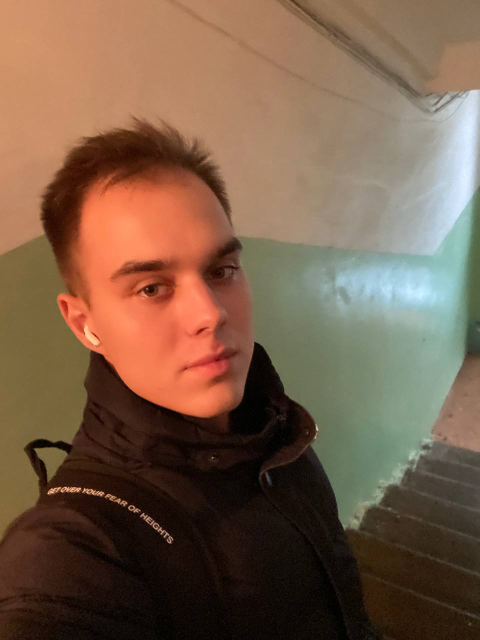
#> input picture Python/OpenCV/image1.jpeg, 959 x 1280 px (shown at 1/2 size)
$ python video.py
#> lines starting #> are read from the running program, lines starting #| are printed output that depends on the picture; after the words box and inside, x2 and y2 are one past the last pixel; in counts of white or black regions, pixels touching at a corner belong together
import cv2

face_cascades = cv2.CascadeClassifier(cv2.data.haarcascades + 'haarcascade_frontalface_default.xml')
# файл выше уже есть в библиотеке, так что скачивать его не надо

img = cv2.imread('image1.jpeg')
#> img is the input picture: shape (1280, 959, 3); mean B, G, R 73.1, 93.7, 120.7
img = cv2.resize(img, (500, 500))
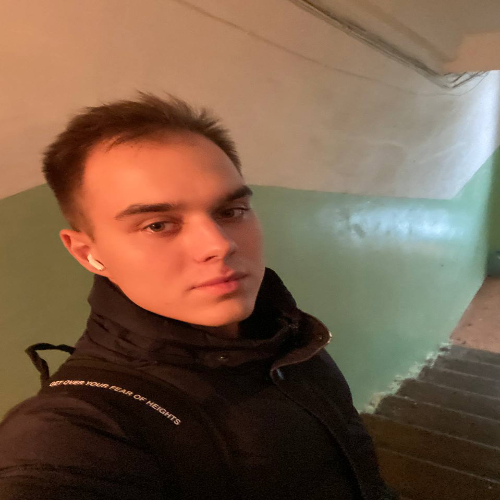
#> img: shape (500, 500, 3); mean B, G, R 73.1, 93.6, 120.6
img_gray = cv2.cvtColor(img, cv2.COLOR_BGR2GRAY)  # с серым фото нейронка работает лучше
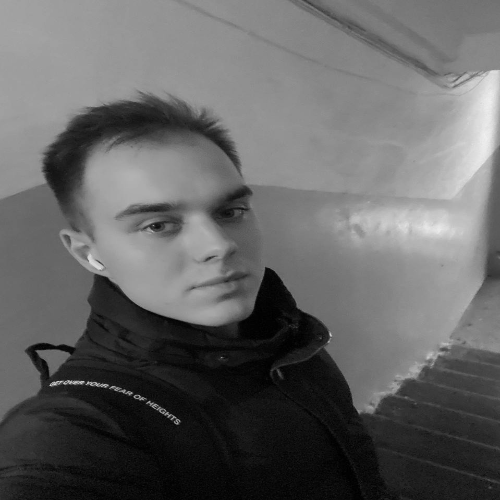
#> img_gray: shape (500, 500); min 0, max 241, mean 99.4

faces = face_cascades.detectMultiScale(img_gray)
#> faces = [[104, 145, 181, 181]]
print(faces)  # выводит предполагаемое место лица на фото
#| [[104 145 181 181]]

for (x, y, w, h) in faces:  # перебираем отдельно x, y, высоту и ширину
    cv2.rectangle(img_gray, (x, y), (x + w, y + h), (0, 0, 255), 2)
#> this loop made 1 pass
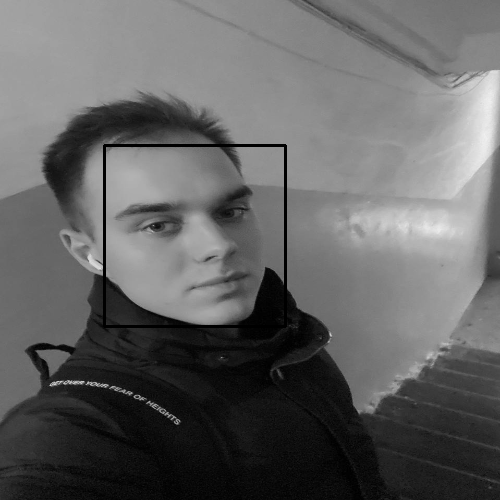
#> img_gray: shape (500, 500); 0.87% of pixels changed, all inside (x1, y1, x2, y2) = (103, 144, 287, 328)
    # выводим красный прямоугольник по лицу
    # в функцию передаём изначальное фото, координаты начала, координаты рамки, цвет рамки по коду, толщину рамки


cv2.imshow('Result', img_gray)
cv2.waitKey(0)

cap = cv2.VideoCapture(0)  # для взаимодействия с веб-камерой (если она одна) пишем 0,
# если нет камеры, то указываем название видео по аналогии с картинкой

while True:
    success, frame = cap.read()  # в переменную frame записывается картинка, которуюмы считываем, success - это булева-переменная,
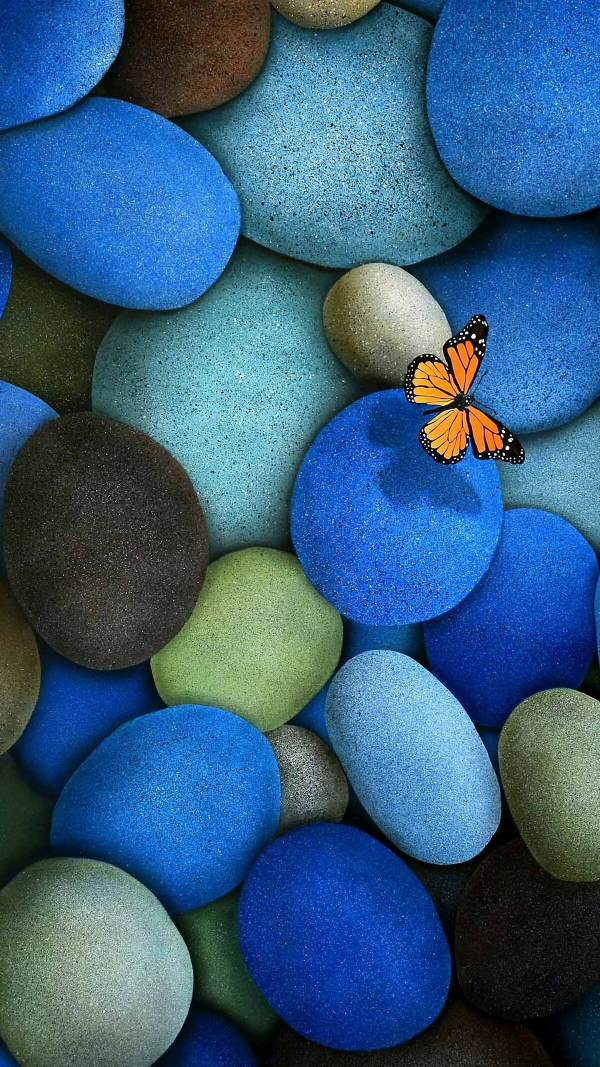
#> input picture Python/OpenCV/test2.jpg, 1200 x 2133 px, given in place of the camera (shown at 1/2 size)
#> frame is the input picture: shape (2133, 1200, 3); mean B, G, R 125.7, 93.2, 52.9
    # которая сообщает, получили ли мы следующий кадр

    cv2.imshow('Camera', frame)

    img_gray = cv2.cvtColor(frame, cv2.COLOR_BGR2GRAY)
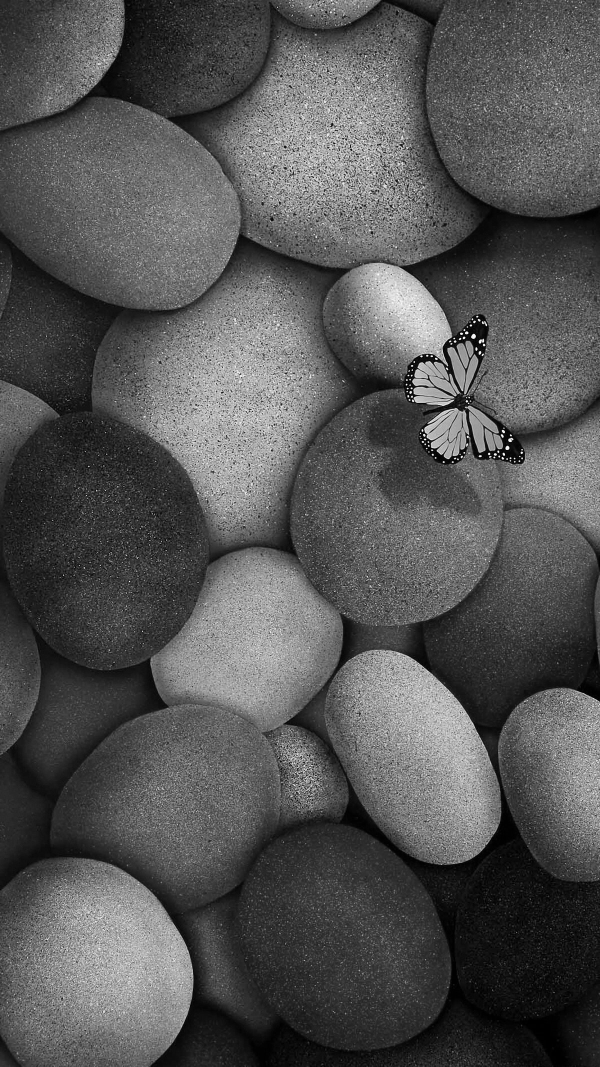
#> img_gray: shape (2133, 1200) (shown at 1/2 size); min 0, max 255, mean 84.8
    faces = face_cascades.detectMultiScale(img_gray)
#> faces = [[393, 1155, 256, 256]]
    for (x, y, w, h) in faces:
        cv2.rectangle(frame, (x, y), (x + w, y + h), (0, 0, 255), 2)
#> this loop made 1 pass
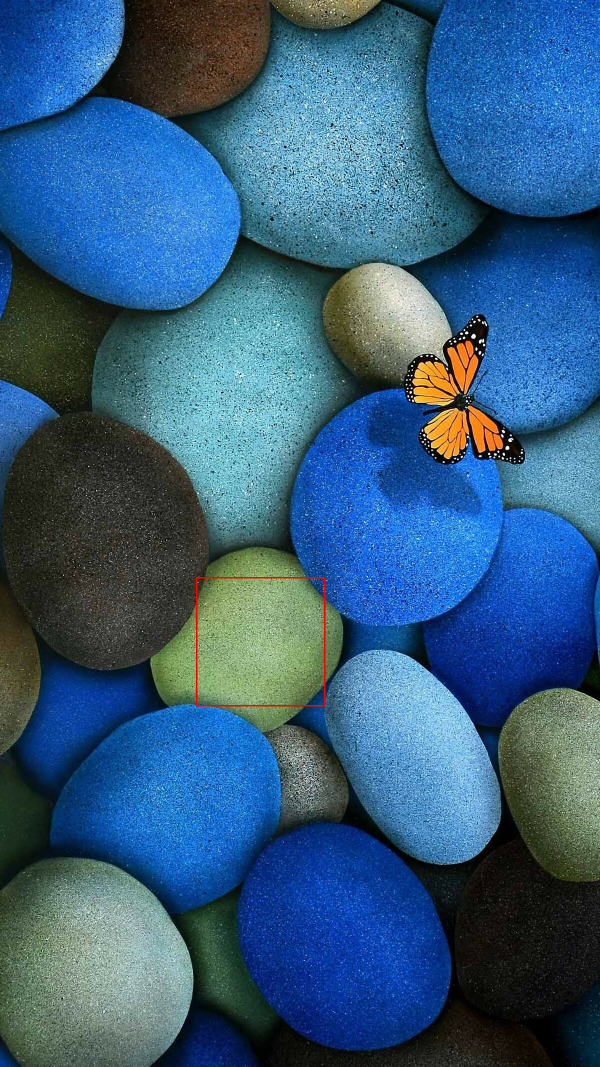
#> frame: shape (2133, 1200, 3) (shown at 1/2 size); 0.12% of pixels changed, all inside (x1, y1, x2, y2) = (392, 1154, 651, 1413)
    cv2.imshow('Result', frame)

    # принцип кода выше такой же, как и с фото

    if cv2.waitKey(1) & 0xff == ord('q'):  # кадр обновляется через 1 миллисекунду
#> (key q is pressed here)
        break  # строка выше позволит выйти при нажатии кнопки q
